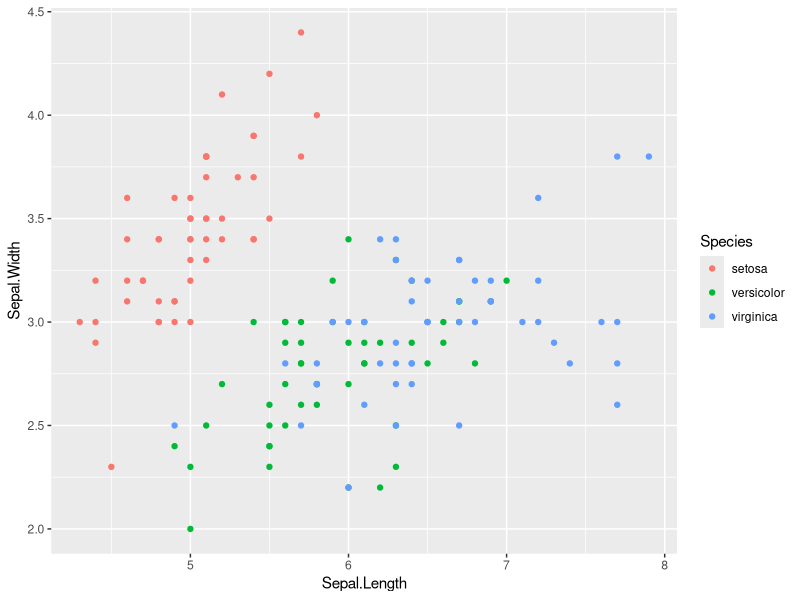
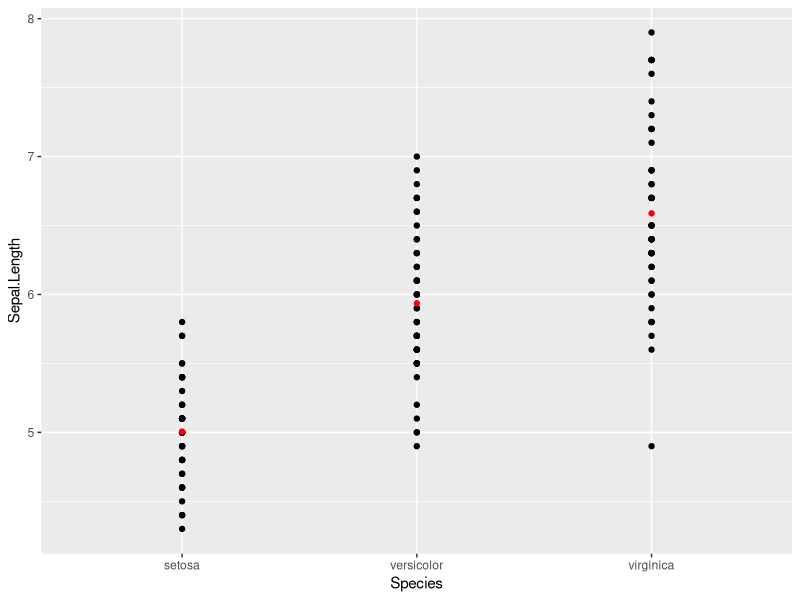
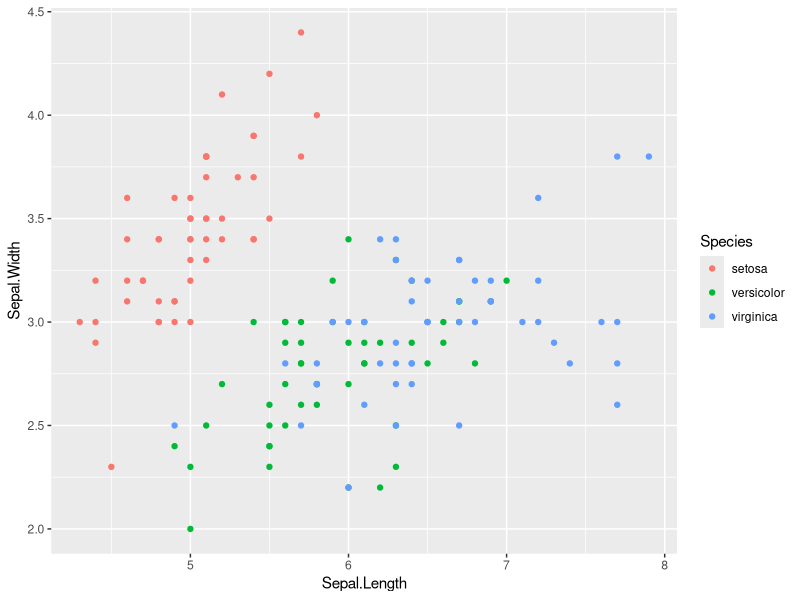

Here is the R script that generated these plots, in order:
##########################################
# 
# Pipe - a nested function for chain of 
# piped ggplot2 function calls
#
# Series:
# Little Useless-useful R functions #19
# Created: February 10, 2021
# Author: Tomaz Kastrun
# Blog: tomaztsql.wordpress.com
# V.1.0

# Changelog: 
#
###########################################

library(ggplot2)
library(dplyr)
library(rlang)

#sample DataSet
iris <- iris
ggplot(iris, aes(Sepal.Length, Sepal.Width, colour = Species)) + geom_point()


#more complex with function
plot_points3 <- function(.data, x, y) {
  x <- enquo(x)
  y <- enquo(y)
  averages <- .data %>%
    group_by(!!x) %>% 
    summarise(avg_y = mean(!!y, na.rm = TRUE))
  
  ggplot() +
    geom_point(data = .data, aes(!!x, !!y)) +
    geom_point(data = averages, aes(!!x, avg_y), color = "red")
}

plot_points3(iris, Species, Sepal.Length)
########################################


ToPipe <- function(ee) {
  this_fn <- rlang::call_name(ee)
  updated_args <- rlang::call_args(ee)
  
  if (identical(this_fn, "%>%") || length(updated_args)==0) {
    fn_2 <- rlang::call2("+", !!!updated_args)
    eval(fn_2)
  } else {
   eval(ee)
  }
}


### pipe version
### Check working
fun <- quote(ggplot(iris, aes(Sepal.Length, Sepal.Width, colour = Species)) 
              %>% geom_point())
ToPipe(fun)

